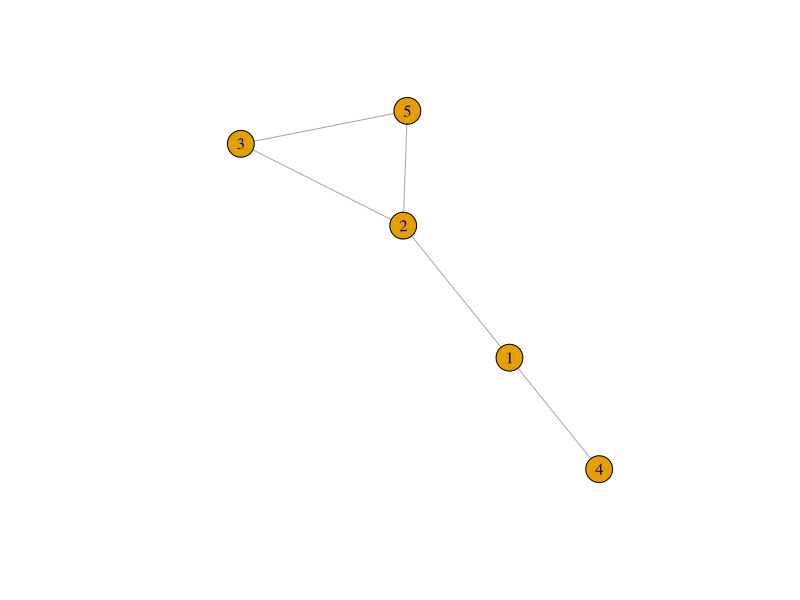
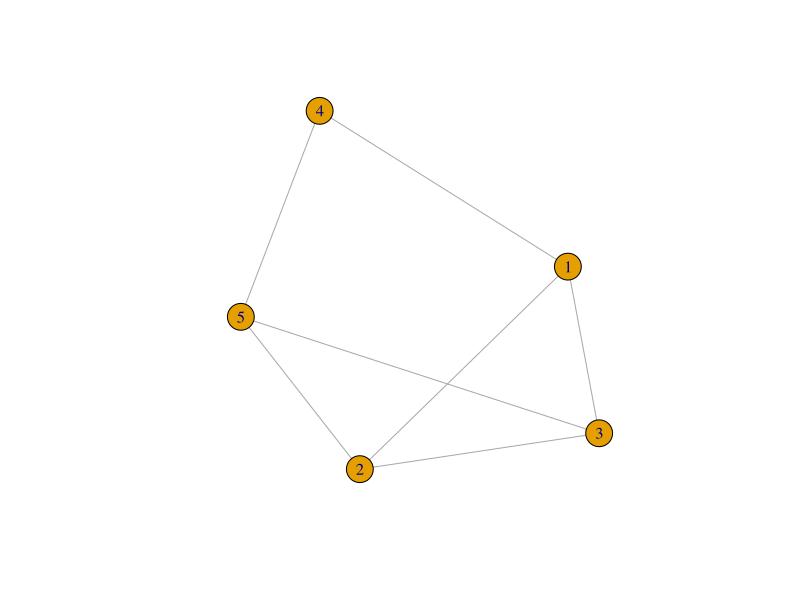
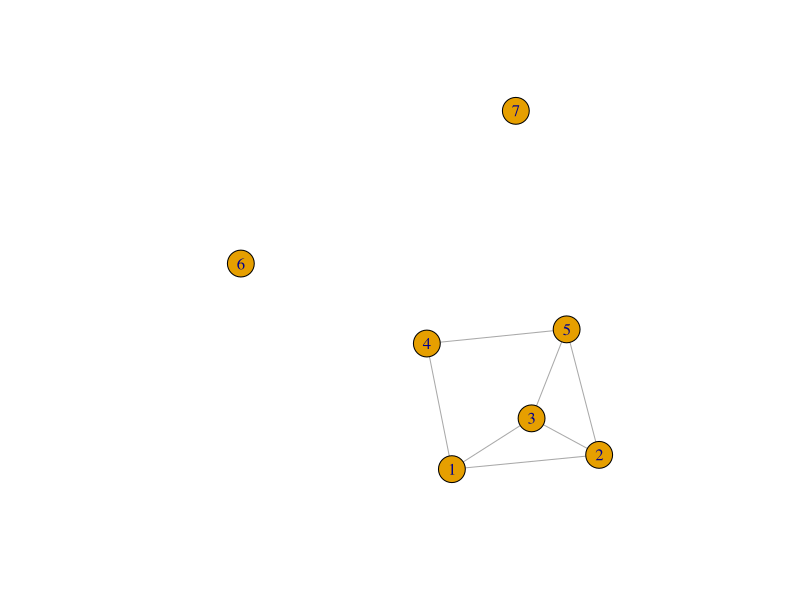
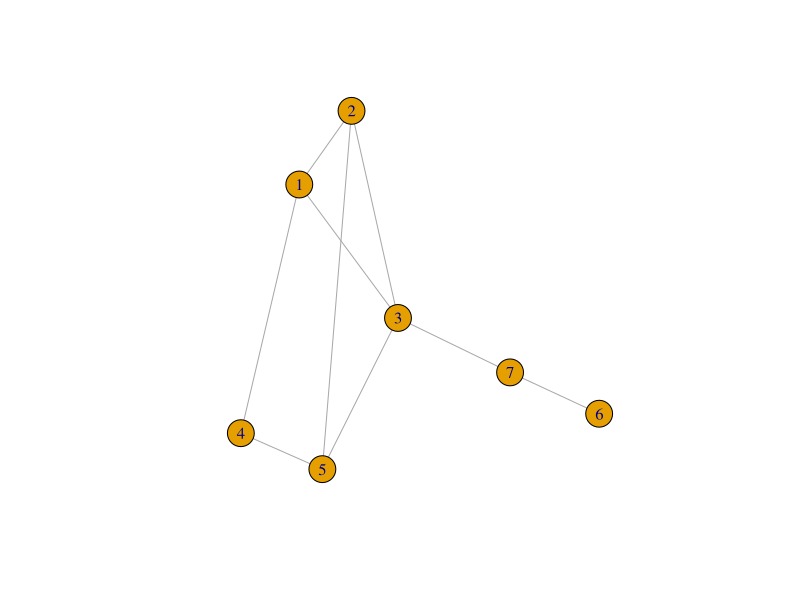
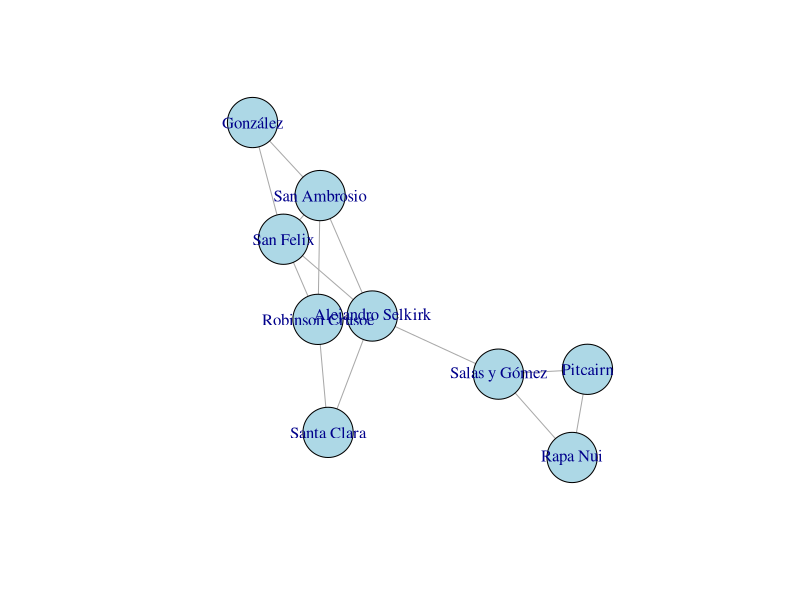
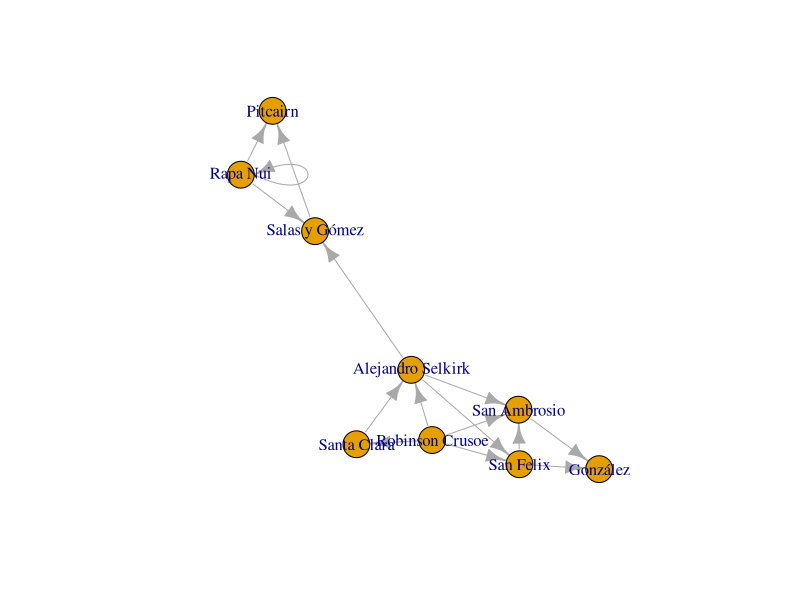
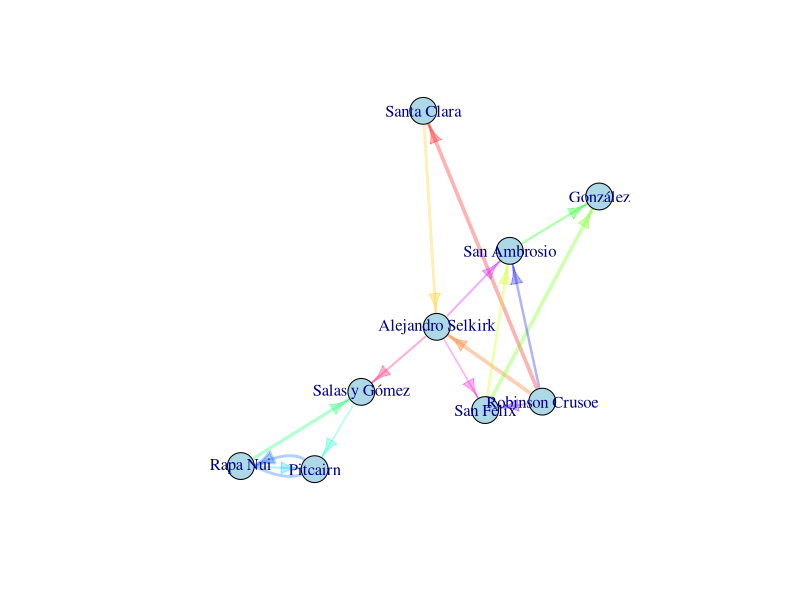
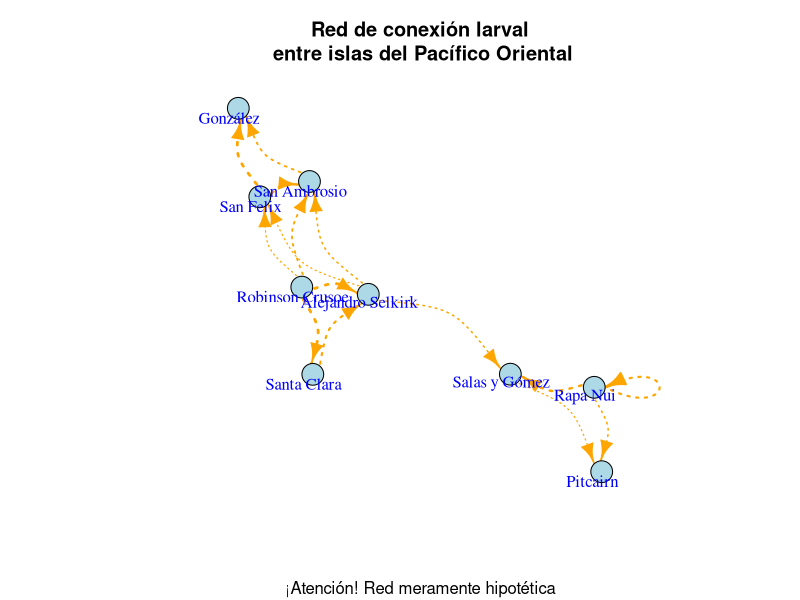

Write R code to recreate these figures, in order. (Note: this script raises an error after producing the figures.)
#---------------------------------------------------------------------------
## II Curso Internacional "Uso de la teoría de grafos en la evaluación de la
## conectividad larval de poblaciones marinas"
## contacto: Andres Ospina-Alvarez (aospina.co@me.com)
## Organizadores(as) del curso: Catherine González (catherine.gonzalez@ifop.cl)
#---------------------------------------------------------------------------

# Título: Crear, manipular y analizar grafos (nivel básico)

rm(list = ls()) # Limpiar todos los objetos y variables en el entorno de trabajo

library(igraph) # Cargar la librería igraph

#### (1) Crear nuestra primer grafo usando una lista de arcos ####
g1 <- graph(
  edges = c(1, 2, 2, 3, 1, 4, 2, 5, 3, 5),
  n = 5,
  directed = F
)

# ¿Cómo está guardada la estructura de nuestro grafo en R
g1

# ¿Cómo se visualiza gráficamente el grafo g1?
plot(g1)

# Adicionemos algunos arcos mas al grafo existente
g1 <- add_edges(g1, c(4, 5, 3, 1))
plot(g1)

# Adicionemos nuevos vértices o nodos al grafo
g1 <- add_vertices(g1, 2)
plot(g1)

is.connected(g1)

# Adicionemos otros arcos mas al grafo
g1 <- add_edges(g1, c(6, 7, 7, 3))
plot(g1)

is.connected(g1)



#### (2) Crear un segundo grafo que represente la conectividad larval entre islas del Pacífico Oriental, desconocemos la probabilidad o magnitud de la conectividad, solo tenemos conocimiento de la existencia de algunas de las relaciones de conectividad entre islas, por esta razón usaremos una matriz binaria, pero también es posible usar matrices de probabilidad y con ponderaciones (e.g. número de larvas que se intercambian entre localidades) ####

g2 <-
  make_graph(
    c(
      "Robinson Crusoe",     "Santa Clara",
      "Robinson Crusoe",     "Alejandro Selkirk",
      "Robinson Crusoe",     "Alejandro Selkirk",
      "Alejandro Selkirk",   "Santa Clara",
      "San Felix",           "San Ambrosio",
      "San Felix",           "González",
      "San Ambrosio",        "González",
      "Rapa Nui",            "Salas y Gómez",
      "Pitcairn",            "Salas y Gómez",
      "Pitcairn",            "Rapa Nui",
      "Robinson Crusoe",     "San Ambrosio",
      "Robinson Crusoe",     "San Felix",
      "Alejandro Selkirk",   "San Ambrosio",
      "Alejandro Selkirk",   "San Felix",
      "Alejandro Selkirk",   "Salas y Gómez"
    ),
    directed = FALSE
  )

plot(g2,
     vertex.size = 30,
     vertex.color = "lightblue")

# Habíamos visto que podíamos acceder a los grafos como objetos de R, ahora accedamos a los vértices o a los arcos específicaamente
V(g2)
E(g2)

# Y ahora empecemos a hacer preguntas sobre el grafo y a calcular métricas

is.directed(g2) # ¿Es g2 un grafo dirigido?
is.weighted(g2) # ¿Es g2 un grafo con valores o ponderado?
is.simple(g2) # ¿Es g2 un grafo simple?
is.loop(g2) # ¿Hay bucles en el grafo g2?

#### (3) Creemos un grafo mas completo, con ponderaciones de las conexiones entre vértices ####
# Exportemos el grafo anterior (g2) como una lista de arcos a un archivo separado por comas
A21_g2_to_export <- as_edgelist(g2)
write.csv(x = A21_g2_to_export, file = "A21_g2_to_export.csv")

# Externamente, agregamos una serie de pesos o probabilidades a la lista de arcos.
# Importamos el archivo
A21_g2_to_import <- read.csv(file = "A21_g2_to_import.csv")

# Y ahora vamos a asumir que conocemos la dirección y ponderación de la conexión (from, to, weigth)
g3 <- graph_from_data_frame(A21_g2_to_import[,2:4], directed = TRUE)

plot(g3)

is.directed(g3) # ¿Es g3 un grafo dirigido?
is.weighted(g3) # ¿Es g3 un grafo con valores o ponderado?
is.simple(g3) # ¿Es g2 un grafo simple?
is.loop(g3) # ¿Hay loops en el grafo g2?


# Se puede representar el valor de la conexión en el grafo
plot(g3, layout=layout_with_kk,
     edge.width = E(g3)$weight * 4,
     edge.color = rainbow(length(factor(E(g3)$weight)), alpha = 0.3),
     vertex.color="lightblue")

# Pero los gráficos básicos que genera la librería igraph no permiten mucha personalización, por ejemplo, es casí imposible poner una leyenda que nos indique que son los colores de los arcos.

# Veamos algunas otras formas mas de personalizar el grafo...
plot(
  g3,
  main                = "Red de conexión larval\n entre islas del Pacífico Oriental",
  sub                 = "¡Atención! Red meramente hipotética",
  edge.curved         = TRUE,
  edge.lty            = 3,
  vertex.label.cex    = 1,
  vertex.label.dist   = -1,
  vertex.label.color  = "blue",
  vertex.color        = "lightblue",
  edge.color          = "orange",
  edge.width          = E(g3)$weight * 3,
  vertex.size         = 12
)
# Nos empezamos a quedar un poco cortos con la función básica de igraph para dibujar grafos, pero por ahora pasemos a otro tema...

#### (4) Cálculo de métricas (básico) ####
# Esta sección será de diálogo con los participantes para discutir sobre las métricas y su significado

degree(g3)
degree(g3, normalized = T) # Alternativamente, podríamos usar el valor normalizado para hacer un nuevo gráfico donde el tamaño de los vértices corresponda a este valor.

# También es posible calcular el degree de entrada y salida
degree(g3, mode = "out")
degree(g3, mode = "in")

# La densidad de un gráfico es la relación entre el número de vértices y el número de vértices posibles.
edge_density(g3)

# Y obviamente, podemos calcular las distancias entre vértices.
distances(g3)
distances(g3, mode = "in")
distances(g3, mode = "out")
# ¿Cómo se calculan? Teclea en la consola "help(distances)"

mean_distance(g3, directed = T)


# Hasta el momento todas estas medidas son descriptivas y aunque nos proporcionan información es más interesante empezar a categorizar los vértices de acuerdo a sus relaciones.

# Empecemos con algo muy sencillo de calcular: Promedio al vecino más cercano.
# Mas información: help(knn)
# Vamos a listar (sort) en sentido decreciente (decreasing = T), los valores de knn en una red simplificada (simplify).
# La razón de simplificar la red es que el cálculo de knn no admite redes con loops
sort(knn(simplify(g3))$knn, decreasing = T)
# Tema de discusión grupal: ¿Por qué San Félix tiene el valor mas alto de knn? ¿Por qué Rapa Nui el mas bajo?



# Recordad ahora un poco de historia de la ciencia, específicamente cuando Darwin se inspira en un ensayo del economista T. Malthus para extender la lucha natural y siempre presente por la supervivencia al esquema evolutivo. El tema central de la obra de Malthus era que el crecimiento de la población siempre superaría al crecimiento del suministro de alimentos, creando estados perpetuos de hambre, enfermedad y lucha. 

# Ahora nosotros vamos a hacer algo similar. Vamos a tomar el concepto de diversidad de los vértices, tal como la describen Eagle et al. 2010 en un artículo de Economía publicado en Science.
sort(diversity(g3, weights = E(g3)$weight), decreasing = T)
# La diversidad de un vertice se define como la entropía (ponderada) de Shannon de los pesos de sus arcos incidentes.

# Tema de discusión grupal: ¿Cómo podemos trasladar la métrica de diversidad a redes de conexión larval? ¿Qué significado tiene un mayor valor de diversidad, o uno menor?


##### (5) Una figura final de nuestro grafo ####
V(g3)$degree     <-   degree(g3, mode = "all")
V(g3)$in_degree  <-   degree(g3, mode = "in")
V(g3)$out_degree <-   degree(g3, mode = "out")
V(g3)$diversity  <-   diversity(g3, weights = E(g3)$weight)
V(g3)$knn        <-   knn(simplify(g3))$knn

plot(
  g3,
  main                = "Red de conexión larval\n entre islas del Pacífico Oriental",
  sub                 = "¡Atención! Red meramente hipotética",
  edge.curved         = TRUE,
  edge.lty            = 5,
  vertex.label.cex    = 1,
  vertex.label.dist   = -1,
  vertex.label.color  = "blue",
  vertex.color        = "lightblue",
  edge.color          = "orange",
  edge.width          = E(g3)$weight * 2,
  vertex.size         = V(g3)$knn * 5,
)
